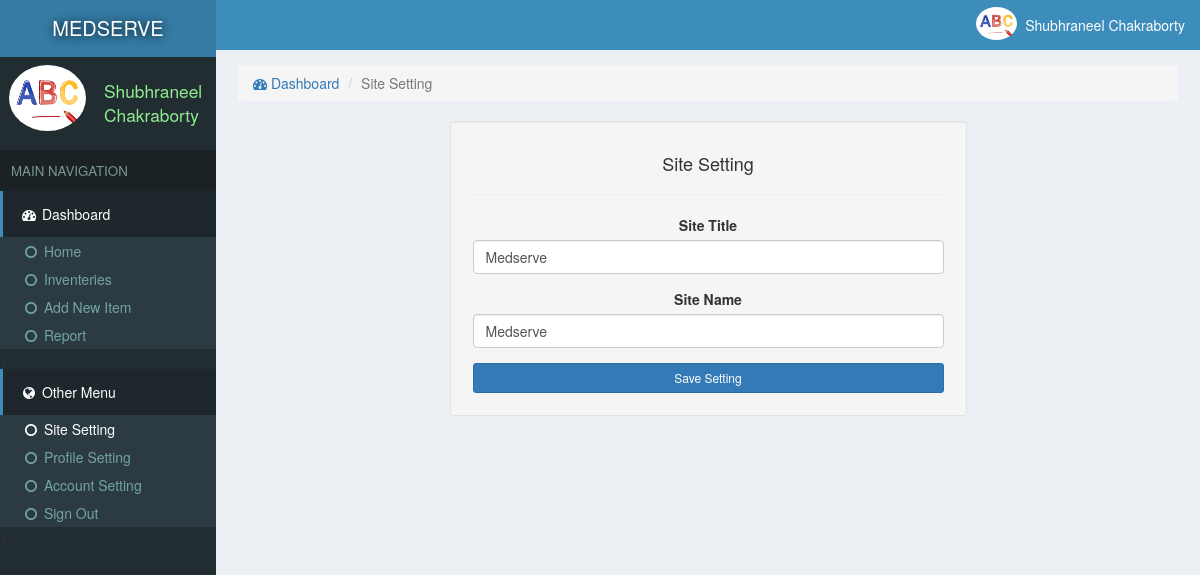
The app's page /sitesetting.php (signed in) with its own data.
### tables this page shows
CREATE TABLE `site` (
  `id` int(11) NOT NULL,
  `title` varchar(222) NOT NULL,
  `name` varchar(222) NOT NULL
);

CREATE TABLE `users` (
  `id` int(11) NOT NULL,
  `email` varchar(222) NOT NULL,
  `password` varchar(222) NOT NULL,
  `name` varchar(222) NOT NULL,
  `pic` varchar(222) NOT NULL,
  `number` varchar(222) NOT NULL,
  `date` timestamp NOT NULL DEFAULT current_timestamp()
);

### assets/function.php (called while the page is built, shortened)
<?php
function siteTitle()
{
	global $con;
	$array = $con->query("select * from site where id='1'");
	$row = $array->fetch_assoc();
	return $row['title'];
}
function siteName()
{
	global $con;
	$array = $con->query("select * from site where id='1'");
	$row = $array->fetch_assoc();
	return $row['name'];
}
 ?>

### assets/db.php (called while the page is built, shortened)
<?php
    $con = new mysqli('localhost','id22179538_root','Shubhra@04','id22179538_store');
    $array = $con->query("select * from users where id ='$_SESSION[userId]'");
    $user = $array->fetch_assoc();
?>

### sitesetting.php (the view, shortened to what this page needs)
<?php require "assets/function.php" ?>
<?php require 'assets/db.php';?>
<!DOCTYPE html>
<html>
<head>
  <?php require "assets/autoloader.php" ?>
</head>
<body style="background: #ECF0F5;padding:0;margin:0">
<div class="dashboard" style="position: fixed;width: 18%;height: 100%;background:#222D32">
  <div style="background:#357CA5;padding: 14px 3px;color:white;font-size: 15pt;text-align: center;text-shadow: 1px 1px 11px black">
    <a href="index.php" style="color: white;text-decoration: none;"><?php echo strtoupper(siteName()); ?> </a>
  </div>
  <div class="flex" style="padding: 3px 7px;margin:5px 2px;">
    <div><img src="photo/<?php echo $user['pic'] ?>" class='img-circle' style='width: 77px;height: 66px'></div>
    <div style="color:lightgreen;font-size: 13pt;padding: 14px 7px;margin-left: 11px;"><?php echo ucfirst($user['name']); ?></div>
  </div>
  <div style="background: #1A2226;font-size: 10pt;padding: 11px;color: #79978F">MAIN NAVIGATION</div>
  <div>
    <div style="background:#1E282C;color: white;padding: 13px 17px;border-left: 3px solid #3C8DBC;"><span><i class="fa fa-dashboard fa-fw"></i> Dashboard</span></div>
    <div class="item">
      <ul class="nostyle zero">
        <a href="index.php"><li ><i class="fa fa-circle-o fa-fw"></i> Home</li></a>
        <a href="inventeries.php"><li><i class="fa fa-circle-o fa-fw"></i> Inventeries</li></a>
       <a href="addnew.php"><li ><i class="fa fa-circle-o fa-fw"></i> Add New Item</li></a>
        <a href="reports.php"><li><i class="fa fa-circle-o fa-fw"></i> Report</li></a>
      </ul><
    </div>
  </div>
  <div style="background:#1E282C;color: white;padding: 13px 17px;border-left: 3px solid #3C8DBC;"><span><i class="fa fa-globe fa-fw"></i> Other Menu</span></div>
  <div class="item">
      <ul class="nostyle zero">
        <a href="sitesetting.php"><li style="color: white"><i class="fa fa-circle-o fa-fw"></i> Site Setting</li></a>
       <a href="profile.php"><li><i class="fa fa-circle-o fa-fw"></i> Profile Setting</li></a>
        <a href="accountSetting.php"><li><i class="fa fa-circle-o fa-fw"></i> Account Setting</li></a>
        <a href="logout.php"><li><i class="fa fa-circle-o fa-fw"></i> Sign Out</li></a>
      </ul><
    </div>
</div>
<div class="marginLeft" >
  <div style="color:white;background:#3C8DBC" >
    <div class="pull-right flex rightAccount" style="padding-right: 11px;padding: 7px;">
      <div><img src="photo/<?php echo $user['pic'] ?>" style='width: 41px;height: 33px;' class='img-circle'></div>
      <div style="padding: 8px"><?php echo ucfirst($user['name']) ?></div>
    </div>
  </div>
  <div class="content2">
<ol class="breadcrumb ">
        <li><a href="index.php"><i class="fa fa-dashboard"></i> Dashboard</a></li>
        <li class="active">Site Setting</li>
    </ol>
    <div style="width: 55%;margin: auto;padding: 22px;" class="well well-sm center">
      <h4>Site Setting</h4><hr>
      <form method="POST">
         <div class="form-group">
            <label for="some" class="col-form-label">Site Title</label>
            <input type="text" name="title" class="form-control" value="<?php echo siteTitle() ?>" id="some" required>
          </div>
          <div class="form-group">
            <label for="some" class="col-form-label">Site Name</label>
            <input type="text" name="name" value="<?php echo siteName() ?>" class="form-control" id="some"  required>
          </div>
          <div class="center">
            <button class="btn btn-primary btn-sm btn-block" name="saveSetting">Save Setting</button>
          </div>
        </form>
    </div>
</div>
</body>
</html>

### records on screen
site: name "MEDSERVE", title "Medserve", name "Medserve"
users: pic (picture), name "Shubhraneel Chakraborty"
